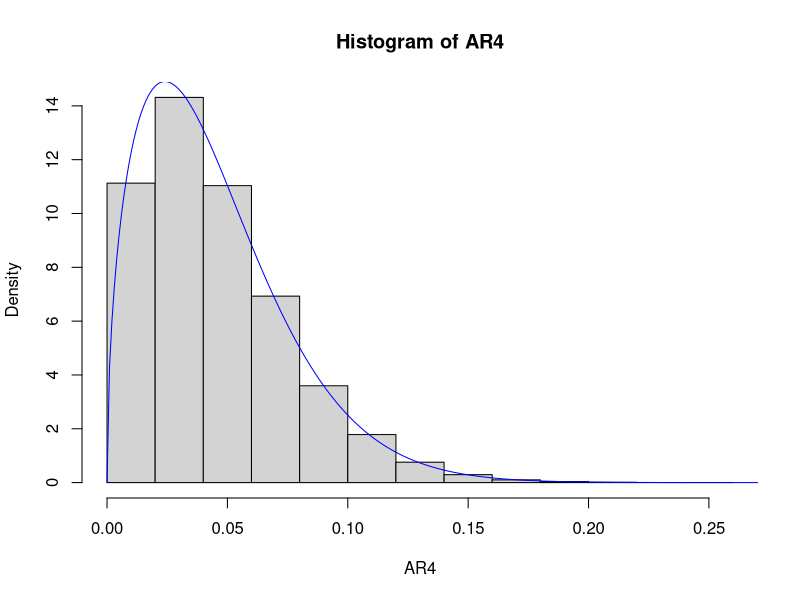

Source code (R):

rarwei<-function(n,k,lambda) {
  xmode<-lambda*(((k-1)/k)^(1/k))
  dweibullmax<-dweibull(xmode,k,lambda)
  u<-runif(n)
  y<-runif(n)
  accept<-(u<= (dweibull(y,k,lambda)/dweibullmax))
  return(y[accept])
}

system.time(rarwei(1000000,1.5,2 ))

lambda<-0.05
k<-1.5
AR1<-rarwei(1000,1.5,0.05)
AR2<-rarwei(10000,1.5,0.05)
AR3<-rarwei(100000,1.5,0.05)
AR4<-rarwei(1000000,1.5,0.05)


#Graphical summary
hist(AR4,freq=F)
s<-seq(0,1,length=1000)
lines(s,dweibull(s,k,lambda),col="blue",ylim=c(0,15))

#Numerical summary
meanAR<-mean(AR1)
varAR<-var(AR1)
meant<-lambda*gamma(1+1/k)
vart<-(lambda^2)*(gamma(1+2/k)-(gamma(1+1/k))^2)
